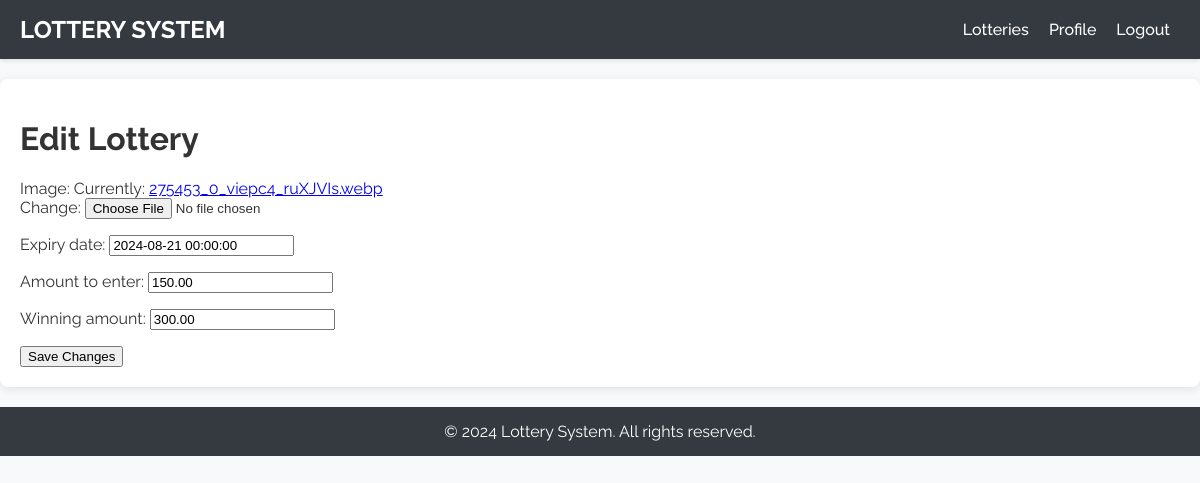
Page /lottery/8/edit (signed in) on the committed database.
### lottery/models.py (models this page shows, shortened)
class Lottery(TitleDescriptionModel):
    image = models.ImageField(upload_to='')
    creator = models.ForeignKey(User, on_delete=models.CASCADE, related_name='created_by')
    expiry_date = models.DateTimeField()
    amount_to_enter = models.DecimalField(max_digits=10, decimal_places=2)
    winning_amount = models.DecimalField(max_digits=10, decimal_places=2)
    class Meta:
        verbose_name_plural = 'Lotteries'

### lottery/views.py (the view)
# urls.py: path('lottery/<int:pk>/edit', edit_lottery, name='edit_lottery'),
@login_required
def edit_lottery(request, pk):
    lottery = get_object_or_404(Lottery, pk=pk)
    if request.method == 'POST':
        if request.user == lottery.creator:
            form = LotteryForm(request.POST, instance=lottery)
            if form.is_valid():
                form.save()
                return redirect('lottery_list')
        else:
            messages.warning(request, 'Only the creator of the lottery can alter the lottery.!!')
            return redirect('lottery_list')
    else:
        form = LotteryForm(instance=lottery)
    return render(request, 'lottery/edit_lottery.html', {'form' : form})

### lottery/forms.py (shortened to what this page needs)
class LotteryForm(forms.ModelForm):
    class Meta:
        model = Lottery
        fields = ['title', 'description', 'image', 'creator', 'expiry_date', 'amount_to_enter', 'winning_amount',
                  'winner']
        exclude = ['creator', 'winner']

### lottery/templates/lottery/edit_lottery.html (shortened to what this page needs)
{% extends 'users/base.html' %}
{% block content %}
<body>
    <h1>Edit Lottery</h1>
    <form method="post">
        {{ form.as_p }}
        <button type="submit">Save Changes</button>
    </form>
</body>
{% endblock %}

### users/templates/users/base.html (style rules this page uses)
body { font-family: 'Raleway', sans-serif; margin: 0; padding: 0; background-color: #f8f9fa; color: #333; }

### rows in the picture
Lottery: expiry_date "2024-08-21 00:00:00", amount_to_enter "150.00", winning_amount "300.00"
